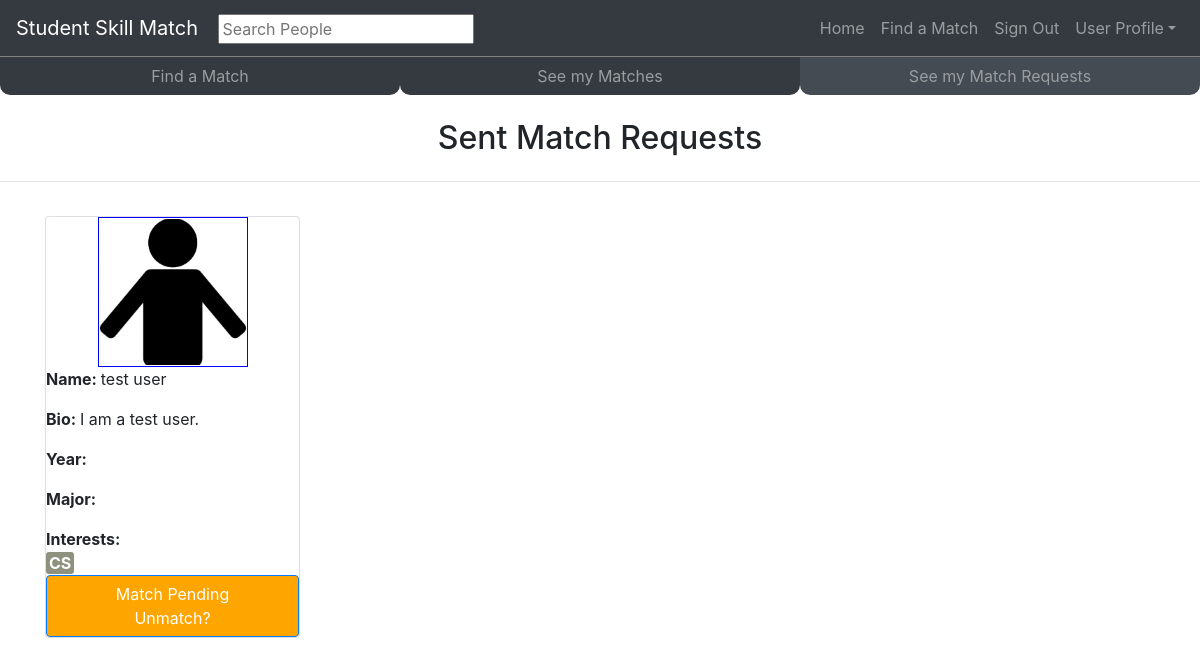
/match/showpending (signed in), run on an earlier commit of the app's database.
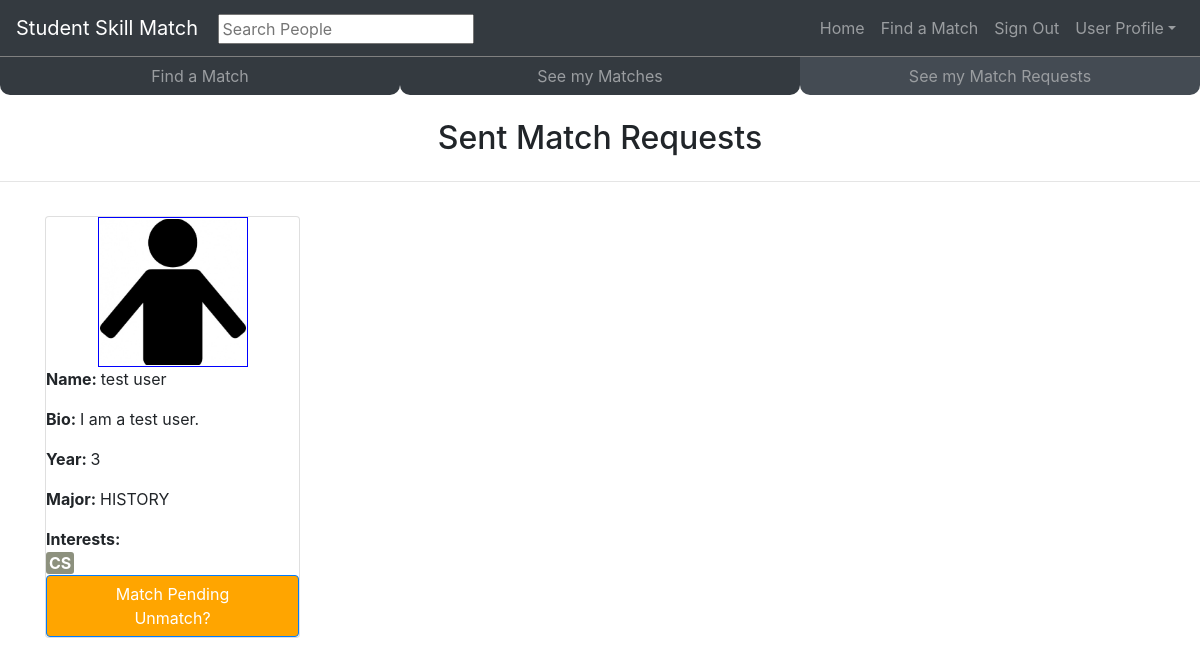
And on a later commit of the database.
### match_site/models.py (models this page shows, shortened)
class MatchSelection(models.Model):
    user_one = models.ForeignKey(User, on_delete=models.CASCADE, related_name="first_matcher")
    user_two = models.ForeignKey(User, on_delete=models.CASCADE, related_name="second_matcher")

### user_profile/models.py (models this page shows, shortened)
class profile(models.Model):
    profile_pic = models.ImageField(upload_to='profile_pictures')
    profile_background_image = models.ImageField(upload_to='profile_backgrounds')
    profile_bio = models.CharField(max_length=200)
    profile_year = models.CharField(max_length=100,default="")
    profile_major = models.CharField(max_length=100, default="")
    profile_phone = models.CharField(max_length=100, default="")
    profile_user = models.ForeignKey(User, on_delete=models.CASCADE)
    profile_email = models.CharField(max_length=100, default="no email provided")
    profile_perm_phone = models.BooleanField(default="False")
    profile_perm_notify = models.BooleanField(default="False")
    profile_perm_search = models.BooleanField(default="True")
    profile_perm_view = models.BooleanField(default="True")

### match_site/views.py (the view)
# urls.py: path('showpending', views.UserPendingMatches, name="Show User Matches"),
def UserPendingMatches(request):
    template_name = ''
    if(request.user.is_authenticated):
        template_name = 'match_site/user_pending_match_list.html'
    else:
        template_name = 'not_logged_in.html'
        return render(request, template_name)
    matches = list(MatchSelection.objects.filter(user_one=request.user))
    confirmed_matches = []
    for m in matches:
        if MatchSelection.objects.filter(user_one=m.user_two, user_two=request.user).exists():
            confirmed_matches.append(m)
    try:
        match_list=list(set(list(MatchSelection.objects.filter(user_one=request.user))) - set(confirmed_matches))
        for i in range(len(match_list)):
            m_profile = profile.objects.get(profile_user=match_list[i].user_two)
            if not m_profile.profile_perm_view:
                match_list.remove(match_list[i])
                continue
            if(InterestTag.objects.filter(tag_user=m_profile.profile_user).exists()):
                interests = list(InterestTag.objects.filter(tag_user=m_profile.profile_user))
            else:
                interests = []
            match_list[i] = [
                    match_list[i],
                    [m_profile, interests]
            ]
        context = {
            "match_list": match_list
        }
        return render(request, template_name, context)
    except Exception as e:
        print(e)
        context = {
                "match_list": None
                }
        return render(request, template_name, context)

### match_site/templates/match_site/user_pending_match_list.html (shortened to what this page needs)
{% extends "base.html" %}
{% load static %}
{% block content %}
<div id="pending-match-page">
  {% include "match_site/match.html" %}
</div>
<div>
  {% if not match_list %}
  <div class="container">
    <h2 style="text-align:center;">
      You have no match requests right now, go look for some new matches!
    </h2>
  </div>
  {% else %}
  <h2 style="text-align: center;">Sent Match Requests</h2>
  <hr class="my-4"/>
  <div class="container">
    <div class="row">
      {% for m in match_list %}
      <div class="col-md-3">
        <div class="card h-100" >
          <img src="{% get_media_prefix %}{{ m.1.0.profile_pic }}" class="img-circle profilepic" style = "width:150px; height:150px;">
          <p><strong>Name: </strong>{{ m.0.user_two.get_full_name }} </p>
          <p><strong>Bio: </strong> {{ m.1.0.profile_bio }} </p>
          <p><strong>Year: </strong> {{ m.1.0.profile_year }} </p>
          <p><strong>Major: </strong> {{ m.1.0.profile_major }} </p>
          <div style="margin-bottom: auto;"><strong>Interests: </strong>
            <div>
              {% for tag in m.1.1 %}
              <div class="interest-tag"> {{ tag.tag_name }} </div>
              {% endfor %}
            </div>
          </div>
          <div style="background:orange" class="btn matchbutton btn-primary">Match Pending<br/>Unmatch?</div>
        </div>
      </div>
      {% endfor %}
    </div>
  </div>
  {% endif %}
  {% endblock %}

What changed in the data, as far as the page shows it:
changed through a linked row, MatchSelection "test user": profile_year (not shown) → "3"; profile_major (not shown) → "HISTORY"
